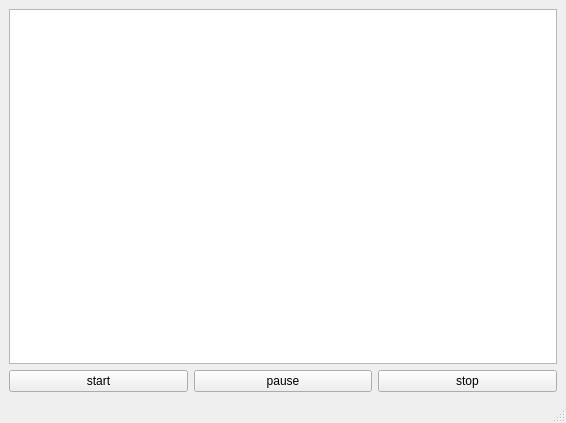
<?xml version="1.0" encoding="UTF-8"?>
<ui version="4.0">
 <class>MainWindow</class>
 <widget class="QMainWindow" name="MainWindow">
  <property name="geometry">
   <rect>
    <x>0</x>
    <y>0</y>
    <width>566</width>
    <height>423</height>
   </rect>
  </property>
  <property name="windowTitle">
   <string>MainWindow</string>
  </property>
  <widget class="QWidget" name="centralwidget">
   <layout class="QGridLayout" name="gridLayout" rowstretch="0,1">
    <item row="1" column="0">
     <widget class="QPushButton" name="pushButtonStart">
      <property name="text">
       <string>start</string>
      </property>
     </widget>
    </item>
    <item row="1" column="1">
     <widget class="QPushButton" name="pushButtonPause">
      <property name="text">
       <string>pause</string>
      </property>
     </widget>
    </item>
    <item row="1" column="2">
     <widget class="QPushButton" name="pushButtonStop">
      <property name="text">
       <string>stop</string>
      </property>
     </widget>
    </item>
    <item row="0" column="0" colspan="3">
     <widget class="QChartView" name="graphicsView"/>
    </item>
   </layout>
  </widget>
  <widget class="QMenuBar" name="menubar">
   <property name="geometry">
    <rect>
     <x>0</x>
     <y>0</y>
     <width>566</width>
     <height>22</height>
    </rect>
   </property>
  </widget>
  <widget class="QStatusBar" name="statusbar"/>
 </widget>
 <customwidgets>
  <customwidget>
   <class>QChartView</class>
   <extends>QGraphicsView</extends>
   <header>QChartView.h</header>
  </customwidget>
 </customwidgets>
 <resources/>
 <connections/>
</ui>
